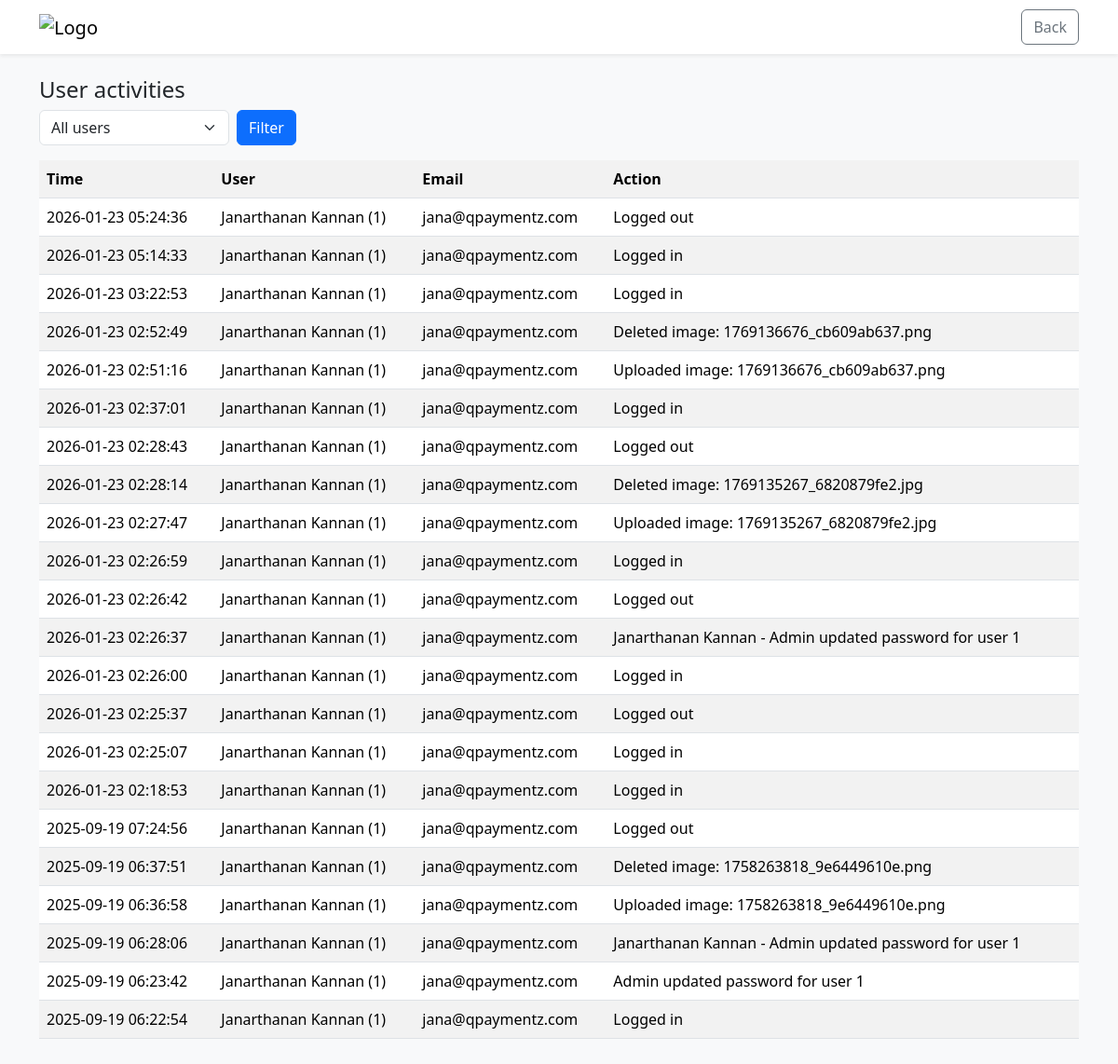
Page /admin/activities.php (signed in) on the committed database.
### tables this page shows
CREATE TABLE `user_activity` (
  `id` int(10) UNSIGNED NOT NULL,
  `user_id` int(10) UNSIGNED DEFAULT NULL,
  `action` varchar(255) DEFAULT NULL,
  `created_at` timestamp NOT NULL DEFAULT current_timestamp()
);

CREATE TABLE `users` (
  `id` int(10) UNSIGNED NOT NULL,
  `name` varchar(100) NOT NULL,
  `email` varchar(200) NOT NULL,
  `password_hash` varchar(255) NOT NULL,
  `role` enum('admin','user') NOT NULL DEFAULT 'user',
  `created_at` timestamp NOT NULL DEFAULT current_timestamp(),
  `last_login` timestamp NULL DEFAULT NULL
);

### admin/activities.php (the view, shortened to what this page needs)
<?php
include 'db.php';
$where = '';
$sql = "SELECT ua.id, ua.user_id, ua.action, ua.created_at, u.name, u.email FROM user_activity ua LEFT JOIN users u ON ua.user_id = u.id $where ORDER BY ua.created_at DESC LIMIT 500";
$res = $conn->query($sql);
?>
<!DOCTYPE html>
<html>
<head>
  <link rel="stylesheet" href="https://cdn.jsdelivr.net/npm/bootstrap@5.3.2/dist/css/bootstrap.min.css">
</head>
<body class="bg-light">
<nav class="navbar navbar-expand bg-white shadow-sm">
  <div class="container">
    <a class="navbar-brand" href="dashboard"><img src="https://www.newindiabazar.com/images/logo.png" alt="Logo" height="50"></a>
    <div class="d-flex">
      <a href="admin_dashboard" class="btn btn-outline-secondary">Back</a>
    </div>
  </div>
</nav>
<div class="container py-4">
  <h4>User activities</h4>
  <form class="row g-2 mb-3" method="get">
    <div class="col-auto">
      <select name="user_id" class="form-select">
        <option value="">All users</option>
      </select>
    </div>
    <div class="col-auto">
      <button class="btn btn-primary">Filter</button>
    </div>
  </form>
  <table class="table table-striped">
    <tr><th>Time</th><th>User</th><th>Email</th><th>Action</th></tr>
    <?php while($a = $res->fetch_assoc()): ?>
      <tr>
        <td><?= $a['created_at'] ?></td>
        <td><?= htmlspecialchars($a['name'] ?? '—') ?> (<?= $a['user_id'] ?>)</td>
        <td><?= htmlspecialchars($a['email'] ?? '—') ?></td>
        <td><?= htmlspecialchars($a['action']) ?></td>
      </tr>
    <?php endwhile; ?>
  </table>
</div>
</body>
</html>

### rows in the picture
user_activity: created_at "2026-01-23 05:24:36", user.name "Janarthanan Kannan", user "1", user.email "jana@qpaymentz.com", action "Logged out"
user_activity: created_at "2026-01-23 05:14:33", user.name "Janarthanan Kannan", user "1", user.email "jana@qpaymentz.com", action "Logged in"
user_activity: created_at "2026-01-23 03:22:53", user.name "Janarthanan Kannan", user "1", user.email "jana@qpaymentz.com", action "Logged in"
user_activity: created_at "2026-01-23 02:52:49", user.name "Janarthanan Kannan", user "1", user.email "jana@qpaymentz.com", action "Deleted image: 1769136676_cb609ab637.png"
user_activity: created_at "2026-01-23 02:51:16", user.name "Janarthanan Kannan", user "1", user.email "jana@qpaymentz.com", action "Uploaded image: 1769136676_cb609ab637.png"
user_activity: created_at "2026-01-23 02:37:01", user.name "Janarthanan Kannan", user "1", user.email "jana@qpaymentz.com", action "Logged in"
user_activity: created_at "2026-01-23 02:28:43", user.name "Janarthanan Kannan", user "1", user.email "jana@qpaymentz.com", action "Logged out"
user_activity: created_at "2026-01-23 02:28:14", user.name "Janarthanan Kannan", user "1", user.email "jana@qpaymentz.com", action "Deleted image: 1769135267_6820879fe2.jpg"
user_activity: created_at "2026-01-23 02:27:47", user.name "Janarthanan Kannan", user "1", user.email "jana@qpaymentz.com", action "Uploaded image: 1769135267_6820879fe2.jpg"
user_activity: created_at "2026-01-23 02:26:59", user.name "Janarthanan Kannan", user "1", user.email "jana@qpaymentz.com", action "Logged in"
user_activity: created_at "2026-01-23 02:26:42", user.name "Janarthanan Kannan", user "1", user.email "jana@qpaymentz.com", action "Logged out"
user_activity: created_at "2026-01-23 02:26:37", user.name "Janarthanan Kannan", user "1", user.email "jana@qpaymentz.com", action "Janarthanan Kannan - Admin updated password for user 1"
user_activity: created_at "2026-01-23 02:26:00", user.name "Janarthanan Kannan", user "1", user.email "jana@qpaymentz.com", action "Logged in"
user_activity: created_at "2026-01-23 02:25:37", user.name "Janarthanan Kannan", user "1", user.email "jana@qpaymentz.com", action "Logged out"
user_activity: created_at "2026-01-23 02:25:07", user.name "Janarthanan Kannan", user "1", user.email "jana@qpaymentz.com", action "Logged in"
user_activity: created_at "2026-01-23 02:18:53", user.name "Janarthanan Kannan", user "1", user.email "jana@qpaymentz.com", action "Logged in"
user_activity: created_at "2025-09-19 07:24:56", user.name "Janarthanan Kannan", user "1", user.email "jana@qpaymentz.com", action "Logged out"
user_activity: created_at "2025-09-19 06:37:51", user.name "Janarthanan Kannan", user "1", user.email "jana@qpaymentz.com", action "Deleted image: 1758263818_9e6449610e.png"
user_activity: created_at "2025-09-19 06:36:58", user.name "Janarthanan Kannan", user "1", user.email "jana@qpaymentz.com", action "Uploaded image: 1758263818_9e6449610e.png"
user_activity: created_at "2025-09-19 06:28:06", user.name "Janarthanan Kannan", user "1", user.email "jana@qpaymentz.com", action "Janarthanan Kannan - Admin updated password for user 1"
user_activity: created_at "2025-09-19 06:23:42", user.name "Janarthanan Kannan", user "1", user.email "jana@qpaymentz.com", action "Admin updated password for user 1"
user_activity: created_at "2025-09-19 06:22:54", user.name "Janarthanan Kannan", user "1", user.email "jana@qpaymentz.com", action "Logged in"
